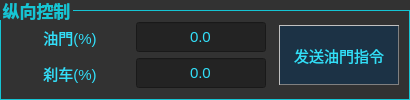
           <widget class="QGroupBox" name="groupBox_21">
            <property name="minimumSize">
             <size>
              <width>410</width>
              <height>100</height>
             </size>
            </property>
            <property name="styleSheet">
             <string notr="true">QGroupBox{background-color:rgb(50,50,50);border:1px solid rgb(21,197,212);margin-top:10px;font-family:仿宋;font:bold 13pt;}
QGroupBox::title{subcontrol-origin:margin;left:0px;margin-left:0px;padding 0 0px;color:rgb(21,197,212)}</string>
            </property>
            <property name="title">
             <string>纵向控制</string>
            </property>
            <property name="flat">
             <bool>false</bool>
            </property>
            <widget class="QPushButton" name="btnSendThrottleCmd">
             <property name="geometry">
              <rect>
               <x>279</x>
               <y>25</y>
               <width>120</width>
               <height>60</height>
              </rect>
             </property>
             <property name="sizePolicy">
              <sizepolicy hsizetype="Maximum" vsizetype="Minimum">
               <horstretch>0</horstretch>
               <verstretch>0</verstretch>
              </sizepolicy>
             </property>
             <property name="minimumSize">
              <size>
               <width>120</width>
               <height>60</height>
              </size>
             </property>
             <property name="maximumSize">
              <size>
               <width>120</width>
               <height>60</height>
              </size>
             </property>
             <property name="styleSheet">
              <string notr="true">QPushButton{font:11pt;width:120px;color:rgb(50,223,249); background-color:rgb(28,50,69); border-radius:0px; border:1px groove gray;border-style:outset;}
QPushButton:hover{background-color:rgb(50,223,249);color:rgb(28,50,69);}
QPushButton:pressed{color:yellow;border-style:inset;}</string>
             </property>
             <property name="text">
              <string>发送油門指令</string>
             </property>
            </widget>
            <widget class="QWidget" name="layoutWidget_18">
             <property name="geometry">
              <rect>
               <x>10</x>
               <y>22</y>
               <width>258</width>
               <height>68</height>
              </rect>
             </property>
             <layout class="QFormLayout" name="formLayout_5">
              <item row="0" column="0">
               <widget class="QLabel" name="labVCState_7">
                <property name="sizePolicy">
                 <sizepolicy hsizetype="Maximum" vsizetype="Fixed">
                  <horstretch>0</horstretch>
                  <verstretch>0</verstretch>
                 </sizepolicy>
                </property>
                <property name="minimumSize">
                 <size>
                  <width>120</width>
                  <height>30</height>
                 </size>
                </property>
                <property name="styleSheet">
                 <string notr="true">QLabel{font:11pt;height:30px;color:rgb(50,223,249);background:transparent;}

</string>
                </property>
                <property name="text">
                 <string>油門(%)</string>
                </property>
                <property name="alignment">
                 <set>Qt::AlignCenter</set>
                </property>
               </widget>
              </item>
              <item row="0" column="1">
               <widget class="QLineEdit" name="editThrottleValue">
                <property name="sizePolicy">
                 <sizepolicy hsizetype="Fixed" vsizetype="Fixed">
                  <horstretch>0</horstretch>
                  <verstretch>0</verstretch>
                 </sizepolicy>
                </property>
                <property name="minimumSize">
                 <size>
                  <width>130</width>
                  <height>30</height>
                 </size>
                </property>
                <property name="maximumSize">
                 <size>
                  <width>130</width>
                  <height>16777215</height>
                 </size>
                </property>
                <property name="styleSheet">
                 <string notr="true">background-color:rgb(35,35,35);color:rgb(50,223,249);font:11pt</string>
                </property>
                <property name="text">
                 <string>0.0</string>
                </property>
                <property name="alignment">
                 <set>Qt::AlignCenter</set>
                </property>
               </widget>
              </item>
              <item row="1" column="0">
               <widget class="QLabel" name="labVCState_8">
                <property name="sizePolicy">
                 <sizepolicy hsizetype="Maximum" vsizetype="Fixed">
                  <horstretch>0</horstretch>
                  <verstretch>0</verstretch>
                 </sizepolicy>
                </property>
                <property name="minimumSize">
                 <size>
                  <width>120</width>
                  <height>30</height>
                 </size>
                </property>
                <property name="styleSheet">
                 <string notr="true">QLabel{font:11pt;height:30px;color:rgb(50,223,249);background:transparent;}

</string>
                </property>
                <property name="text">
                 <string>刹车(%)</string>
                </property>
                <property name="alignment">
                 <set>Qt::AlignCenter</set>
                </property>
               </widget>
              </item>
              <item row="1" column="1">
               <widget class="QLineEdit" name="editBrakeValue">
                <property name="sizePolicy">
                 <sizepolicy hsizetype="Fixed" vsizetype="Fixed">
                  <horstretch>0</horstretch>
                  <verstretch>0</verstretch>
                 </sizepolicy>
                </property>
                <property name="minimumSize">
                 <size>
                  <width>130</width>
                  <height>30</height>
                 </size>
                </property>
                <property name="maximumSize">
                 <size>
                  <width>130</width>
                  <height>16777215</height>
                 </size>
                </property>
                <property name="styleSheet">
                 <string notr="true">background-color:rgb(35,35,35);color:rgb(50,223,249);font:11pt</string>
                </property>
                <property name="text">
                 <string>0.0</string>
                </property>
                <property name="alignment">
                 <set>Qt::AlignCenter</set>
                </property>
               </widget>
              </item>
             </layout>
            </widget>
           </widget>
